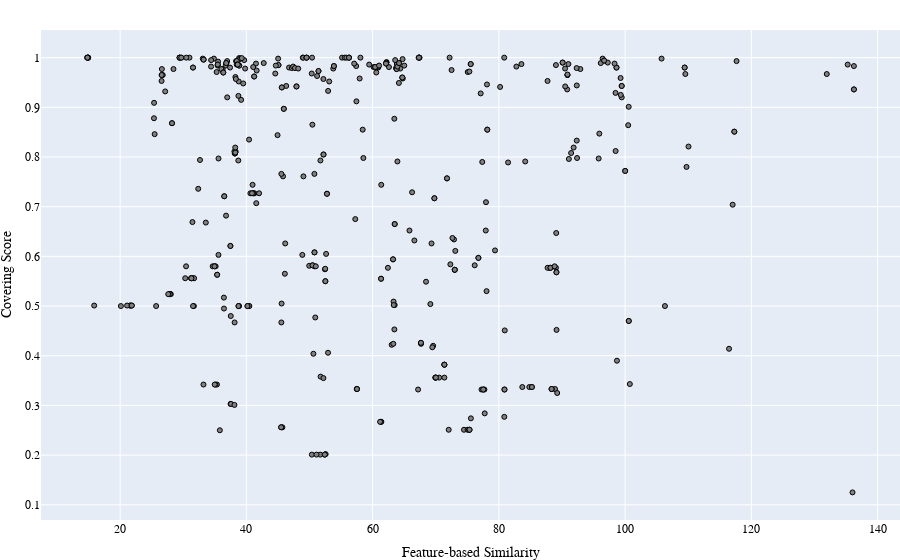

Write notebook code for a chart like this one.
### Code cell
plot_simMeasure_score(ds_performances_tssb_df,'FTbSim','Feature-based Similarity',
                      '', 'results/figures/downsampling_performance_FTbSim_tssb.svg')

### Figure 1 — Plotly figure (JSON) as saved in the notebook; plotly's stock layout.template omitted (floating-point values rounded to 4 significant figures; data arrays with more than 128 entries replaced by an {"elided": "..."} marker saying what was removed)
{"data": [{"marker": {"color": "grey", "line": {"color": "black", "width": 1}, "size": 5}, "mode": "markers", "type": "scatter", "x": {"elided": "450 float values"}, "y": {"elided": "450 float values"}}], "layout": {"autosize": true, "font": {"color": "black", "family": "Arial", "size": 12}, "margin": {"b": 0, "l": 0, "r": 0, "t": 30}, "title": {"text": ""}, "xaxis": {"autorange": true, "range": [7.572, 143.4], "title": {"text": "Feature-based Similarity"}, "type": "linear"}, "yaxis": {"autorange": true, "range": [0.06591, 1.059], "title": {"text": "Covering Score"}, "type": "linear"}}}
